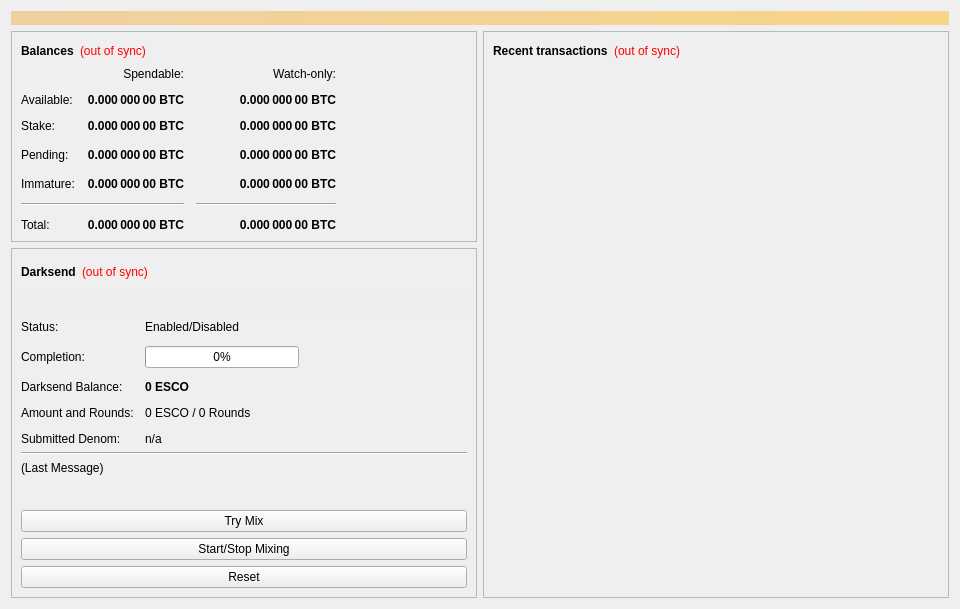
<?xml version="1.0" encoding="UTF-8"?>
<ui version="4.0">
 <class>OverviewPage</class>
 <widget class="QWidget" name="OverviewPage">
  <property name="geometry">
   <rect>
    <x>0</x>
    <y>0</y>
    <width>960</width>
    <height>594</height>
   </rect>
  </property>
  <property name="minimumSize">
   <size>
    <width>960</width>
    <height>0</height>
   </size>
  </property>
  <property name="windowTitle">
   <string>Form</string>
  </property>
  <layout class="QVBoxLayout" name="topLayout">
   <item>
    <widget class="QLabel" name="labelAlerts">
     <property name="visible">
      <bool>false</bool>
     </property>
     <property name="styleSheet">
      <string notr="true">background-color: qlineargradient(x1: 0, y1: 0, x2: 1, y2: 0, stop:0 #F0D0A0, stop:1 #F8D488); color:#000000;</string>
     </property>
     <property name="wordWrap">
      <bool>true</bool>
     </property>
     <property name="margin">
      <number>3</number>
     </property>
    </widget>
   </item>
   <item>
    <layout class="QHBoxLayout" name="horizontalLayout" stretch="1,1">
     <item>
      <layout class="QVBoxLayout" name="verticalLayout_2">
       <item>
        <widget class="QFrame" name="frame">
         <property name="frameShape">
          <enum>QFrame::StyledPanel</enum>
         </property>
         <property name="frameShadow">
          <enum>QFrame::Raised</enum>
         </property>
         <layout class="QVBoxLayout" name="verticalLayout_4">
          <item>
           <layout class="QHBoxLayout" name="horizontalLayout_4">
            <item>
             <widget class="QLabel" name="label_5">
              <property name="font">
               <font>
                <weight>75</weight>
                <bold>true</bold>
               </font>
              </property>
              <property name="text">
               <string>Balances</string>
              </property>
             </widget>
            </item>
            <item>
             <widget class="QLabel" name="labelWalletStatus">
              <property name="cursor">
               <cursorShape>WhatsThisCursor</cursorShape>
              </property>
              <property name="toolTip">
               <string>The displayed information may be out of date. Your wallet automatically synchronizes with the Escrow network after a connection is established, but this process has not completed yet.</string>
              </property>
              <property name="styleSheet">
               <string notr="true">QLabel { color: red; }</string>
              </property>
              <property name="text">
               <string notr="true">(out of sync)</string>
              </property>
              <property name="alignment">
               <set>Qt::AlignLeading|Qt::AlignLeft|Qt::AlignVCenter</set>
              </property>
             </widget>
            </item>
            <item>
             <spacer name="horizontalSpacer_3">
              <property name="orientation">
               <enum>Qt::Horizontal</enum>
              </property>
              <property name="sizeHint" stdset="0">
               <size>
                <width>40</width>
                <height>20</height>
               </size>
              </property>
             </spacer>
            </item>
           </layout>
          </item>
          <item>
           <layout class="QGridLayout" name="gridLayout">
            <property name="spacing">
             <number>12</number>
            </property>
            <item row="3" column="2">
             <widget class="QLabel" name="labelWatchPending">
              <property name="font">
               <font>
                <weight>75</weight>
                <bold>true</bold>
               </font>
              </property>
              <property name="cursor">
               <cursorShape>IBeamCursor</cursorShape>
              </property>
              <property name="toolTip">
               <string>Unconfirmed transactions to watch-only addresses</string>
              </property>
              <property name="text">
               <string notr="true">0.000 000 00 BTC</string>
              </property>
              <property name="alignment">
               <set>Qt::AlignRight|Qt::AlignTrailing|Qt::AlignVCenter</set>
              </property>
              <property name="textInteractionFlags">
               <set>Qt::LinksAccessibleByMouse|Qt::TextSelectableByKeyboard|Qt::TextSelectableByMouse</set>
              </property>
             </widget>
            </item>
            <item row="3" column="1">
             <widget class="QLabel" name="labelUnconfirmed">
              <property name="font">
               <font>
                <weight>75</weight>
                <bold>true</bold>
               </font>
              </property>
              <property name="cursor">
               <cursorShape>IBeamCursor</cursorShape>
              </property>
              <property name="toolTip">
               <string>Total of transactions that have yet to be confirmed, and do not yet count toward the spendable balance</string>
              </property>
              <property name="text">
               <string notr="true">0.000 000 00 BTC</string>
              </property>
              <property name="alignment">
               <set>Qt::AlignRight|Qt::AlignTrailing|Qt::AlignVCenter</set>
              </property>
              <property name="textInteractionFlags">
               <set>Qt::LinksAccessibleByMouse|Qt::TextSelectableByKeyboard|Qt::TextSelectableByMouse</set>
              </property>
             </widget>
            </item>
            <item row="4" column="2">
             <widget class="QLabel" name="labelWatchImmature">
              <property name="font">
               <font>
                <weight>75</weight>
                <bold>true</bold>
               </font>
              </property>
              <property name="cursor">
               <cursorShape>IBeamCursor</cursorShape>
              </property>
              <property name="toolTip">
               <string>Mined balance in watch-only addresses that has not yet matured</string>
              </property>
              <property name="text">
               <string notr="true">0.000 000 00 BTC</string>
              </property>
              <property name="alignment">
               <set>Qt::AlignRight|Qt::AlignTrailing|Qt::AlignVCenter</set>
              </property>
              <property name="textInteractionFlags">
               <set>Qt::LinksAccessibleByMouse|Qt::TextSelectableByKeyboard|Qt::TextSelectableByMouse</set>
              </property>
             </widget>
            </item>
            <item row="5" column="0" colspan="2">
             <widget class="Line" name="lineSpendableBalance">
              <property name="orientation">
               <enum>Qt::Horizontal</enum>
              </property>
             </widget>
            </item>
            <item row="5" column="2">
             <widget class="Line" name="lineWatchBalance">
              <property name="sizePolicy">
               <sizepolicy hsizetype="Preferred" vsizetype="Fixed">
                <horstretch>0</horstretch>
                <verstretch>0</verstretch>
               </sizepolicy>
              </property>
              <property name="minimumSize">
               <size>
                <width>140</width>
                <height>0</height>
               </size>
              </property>
              <property name="orientation">
               <enum>Qt::Horizontal</enum>
              </property>
             </widget>
            </item>
            <item row="6" column="0">
             <widget class="QLabel" name="labelTotalText">
              <property name="text">
               <string>Total:</string>
              </property>
             </widget>
            </item>
            <item row="4" column="1">
             <widget class="QLabel" name="labelImmature">
              <property name="font">
               <font>
                <weight>75</weight>
                <bold>true</bold>
               </font>
              </property>
              <property name="cursor">
               <cursorShape>IBeamCursor</cursorShape>
              </property>
              <property name="toolTip">
               <string>Mined balance that has not yet matured</string>
              </property>
              <property name="text">
               <string notr="true">0.000 000 00 BTC</string>
              </property>
              <property name="alignment">
               <set>Qt::AlignRight|Qt::AlignTrailing|Qt::AlignVCenter</set>
              </property>
              <property name="textInteractionFlags">
               <set>Qt::LinksAccessibleByMouse|Qt::TextSelectableByKeyboard|Qt::TextSelectableByMouse</set>
              </property>
             </widget>
            </item>
            <item row="3" column="3">
             <spacer name="horizontalSpacer_2">
              <property name="orientation">
               <enum>Qt::Horizontal</enum>
              </property>
              <property name="sizeHint" stdset="0">
               <size>
                <width>40</width>
                <height>20</height>
               </size>
              </property>
             </spacer>
            </item>
            <item row="4" column="0">
             <widget class="QLabel" name="labelImmatureText">
              <property name="text">
               <string>Immature:</string>
              </property>
             </widget>
            </item>
            <item row="6" column="1">
             <widget class="QLabel" name="labelTotal">
              <property name="font">
               <font>
                <weight>75</weight>
                <bold>true</bold>
               </font>
              </property>
              <property name="cursor">
               <cursorShape>IBeamCursor</cursorShape>
              </property>
              <property name="toolTip">
               <string>Your current total balance</string>
              </property>
              <property name="text">
               <string notr="true">0.000 000 00 BTC</string>
              </property>
              <property name="alignment">
               <set>Qt::AlignRight|Qt::AlignTrailing|Qt::AlignVCenter</set>
              </property>
              <property name="textInteractionFlags">
               <set>Qt::LinksAccessibleByMouse|Qt::TextSelectableByKeyboard|Qt::TextSelectableByMouse</set>
              </property>
             </widget>
            </item>
            <item row="6" column="2">
             <widget class="QLabel" name="labelWatchTotal">
              <property name="font">
               <font>
                <weight>75</weight>
                <bold>true</bold>
               </font>
              </property>
              <property name="cursor">
               <cursorShape>IBeamCursor</cursorShape>
              </property>
              <property name="toolTip">
               <string>Current total balance in watch-only addresses</string>
              </property>
              <property name="text">
               <string notr="true">0.000 000 00 BTC</string>
              </property>
              <property name="alignment">
               <set>Qt::AlignRight|Qt::AlignTrailing|Qt::AlignVCenter</set>
              </property>
              <property name="textInteractionFlags">
               <set>Qt::LinksAccessibleByMouse|Qt::TextSelectableByKeyboard|Qt::TextSelectableByMouse</set>
              </property>
             </widget>
            </item>
            <item row="0" column="2">
             <widget class="QLabel" name="labelWatchonly">
              <property name="text">
               <string>Watch-only:</string>
              </property>
              <property name="alignment">
               <set>Qt::AlignRight|Qt::AlignTrailing|Qt::AlignVCenter</set>
              </property>
             </widget>
            </item>
            <item row="1" column="0">
             <widget class="QLabel" name="labelBalanceText">
              <property name="text">
               <string>Available:</string>
              </property>
             </widget>
            </item>
            <item row="1" column="1">
             <widget class="QLabel" name="labelBalance">
              <property name="font">
               <font>
                <weight>75</weight>
                <bold>true</bold>
               </font>
              </property>
              <property name="cursor">
               <cursorShape>IBeamCursor</cursorShape>
              </property>
              <property name="toolTip">
               <string>Your current spendable balance</string>
              </property>
              <property name="text">
               <string notr="true">0.000 000 00 BTC</string>
              </property>
              <property name="alignment">
               <set>Qt::AlignRight|Qt::AlignTrailing|Qt::AlignVCenter</set>
              </property>
              <property name="textInteractionFlags">
               <set>Qt::LinksAccessibleByMouse|Qt::TextSelectableByKeyboard|Qt::TextSelectableByMouse</set>
              </property>
             </widget>
            </item>
            <item row="2" column="0">
             <widget class="QLabel" name="label_10">
              <property name="text">
               <string>Stake:</string>
              </property>
             </widget>
            </item>
            <item row="2" column="1">
             <widget class="QLabel" name="labelStake">
              <property name="font">
               <font>
                <weight>75</weight>
                <bold>true</bold>
               </font>
              </property>
              <property name="cursor">
               <cursorShape>IBeamCursor</cursorShape>
              </property>
              <property name="toolTip">
               <string>Total of coins that was staked, and do not yet count toward the current balance</string>
              </property>
              <property name="text">
               <string notr="true">0.000 000 00 BTC</string>
              </property>
              <property name="alignment">
               <set>Qt::AlignRight|Qt::AlignTrailing|Qt::AlignVCenter</set>
              </property>
              <property name="textInteractionFlags">
               <set>Qt::LinksAccessibleByMouse|Qt::TextSelectableByKeyboard|Qt::TextSelectableByMouse</set>
              </property>
             </widget>
            </item>
            <item row="2" column="2">
             <widget class="QLabel" name="labelWatchStake">
              <property name="font">
               <font>
                <weight>75</weight>
                <bold>true</bold>
               </font>
              </property>
              <property name="cursor">
               <cursorShape>IBeamCursor</cursorShape>
              </property>
              <property name="toolTip">
               <string>Total of coins that was staked in watch-only addresses, and do not yet count toward the current watch-only balance</string>
              </property>
              <property name="text">
               <string notr="true">0.000 000 00 BTC</string>
              </property>
              <property name="alignment">
               <set>Qt::AlignRight|Qt::AlignTrailing|Qt::AlignVCenter</set>
              </property>
              <property name="textInteractionFlags">
               <set>Qt::LinksAccessibleByMouse|Qt::TextSelectableByKeyboard|Qt::TextSelectableByMouse</set>
              </property>
             </widget>
            </item>
            <item row="1" column="2">
             <widget class="QLabel" name="labelWatchAvailable">
              <property name="font">
               <font>
                <weight>75</weight>
                <bold>true</bold>
               </font>
              </property>
              <property name="cursor">
               <cursorShape>IBeamCursor</cursorShape>
              </property>
              <property name="toolTip">
               <string>Your current balance in watch-only addresses</string>
              </property>
              <property name="text">
               <string notr="true">0.000 000 00 BTC</string>
              </property>
              <property name="alignment">
               <set>Qt::AlignRight|Qt::AlignTrailing|Qt::AlignVCenter</set>
              </property>
              <property name="textInteractionFlags">
               <set>Qt::LinksAccessibleByMouse|Qt::TextSelectableByKeyboard|Qt::TextSelectableByMouse</set>
              </property>
             </widget>
            </item>
            <item row="3" column="0">
             <widget class="QLabel" name="labelPendingText">
              <property name="text">
               <string>Pending:</string>
              </property>
             </widget>
            </item>
            <item row="0" column="1">
             <widget class="QLabel" name="labelSpendable">
              <property name="text">
               <string>Spendable:</string>
              </property>
              <property name="alignment">
               <set>Qt::AlignRight|Qt::AlignTrailing|Qt::AlignVCenter</set>
              </property>
             </widget>
            </item>
           </layout>
          </item>
         </layout>
        </widget>
       </item>
       <item>
        <widget class="QFrame" name="frameDarksend">
         <property name="sizePolicy">
          <sizepolicy hsizetype="Expanding" vsizetype="Expanding">
           <horstretch>0</horstretch>
           <verstretch>0</verstretch>
          </sizepolicy>
         </property>
         <property name="minimumSize">
          <size>
           <width>0</width>
           <height>350</height>
          </size>
         </property>
         <property name="layoutDirection">
          <enum>Qt::LeftToRight</enum>
         </property>
         <property name="frameShape">
          <enum>QFrame::StyledPanel</enum>
         </property>
         <property name="frameShadow">
          <enum>QFrame::Raised</enum>
         </property>
         <layout class="QVBoxLayout" name="verticalLayout_5">
          <item>
           <layout class="QHBoxLayout" name="horizontalLayout_5">
            <item>
             <widget class="QLabel" name="label_2">
              <property name="font">
               <font>
                <weight>75</weight>
                <bold>true</bold>
               </font>
              </property>
              <property name="text">
               <string>Darksend</string>
              </property>
             </widget>
            </item>
            <item>
             <widget class="QLabel" name="labelDarksendSyncStatus">
              <property name="toolTip">
               <string>The displayed information may be out of date. Your wallet automatically synchronizes with the Escrow network after a connection is established, but this process has not completed yet.</string>
              </property>
              <property name="styleSheet">
               <string notr="true">QLabel { color: red; }</string>
              </property>
              <property name="text">
               <string notr="true">(out of sync)</string>
              </property>
              <property name="alignment">
               <set>Qt::AlignLeading|Qt::AlignLeft|Qt::AlignVCenter</set>
              </property>
             </widget>
            </item>
            <item>
             <spacer name="horizontalSpacer_4">
              <property name="orientation">
               <enum>Qt::Horizontal</enum>
              </property>
              <property name="sizeHint" stdset="0">
               <size>
                <width>40</width>
                <height>20</height>
               </size>
              </property>
             </spacer>
            </item>
           </layout>
          </item>
          <item>
           <widget class="QPushButton" name="runAutoDenom">
            <property name="palette">
             <palette>
              <active>
               <colorrole role="WindowText">
                <brush brushstyle="SolidPattern">
                 <color alpha="255">
                  <red>0</red>
                  <green>0</green>
                  <blue>0</blue>
                 </color>
                </brush>
               </colorrole>
               <colorrole role="Button">
                <brush brushstyle="SolidPattern">
                 <color alpha="255">
                  <red>239</red>
                  <green>238</green>
                  <blue>238</blue>
                 </color>
                </brush>
               </colorrole>
               <colorrole role="Light">
                <brush brushstyle="SolidPattern">
                 <color alpha="255">
                  <red>255</red>
                  <green>255</green>
                  <blue>255</blue>
                 </color>
                </brush>
               </colorrole>
               <colorrole role="Midlight">
                <brush brushstyle="SolidPattern">
                 <color alpha="255">
                  <red>247</red>
                  <green>246</green>
                  <blue>246</blue>
                 </color>
                </brush>
               </colorrole>
               <colorrole role="Dark">
                <brush brushstyle="SolidPattern">
                 <color alpha="255">
                  <red>119</red>
                  <green>119</green>
                  <blue>119</blue>
                 </color>
                </brush>
               </colorrole>
               <colorrole role="Mid">
                <brush brushstyle="SolidPattern">
                 <color alpha="255">
                  <red>159</red>
                  <green>159</green>
                  <blue>159</blue>
                 </color>
                </brush>
               </colorrole>
               <colorrole role="Text">
                <brush brushstyle="SolidPattern">
                 <color alpha="255">
                  <red>0</red>
                  <green>0</green>
                  <blue>0</blue>
                 </color>
                </brush>
               </colorrole>
               <colorrole role="BrightText">
                <brush brushstyle="SolidPattern">
                 <color alpha="255">
                  <red>255</red>
                  <green>255</green>
                  <blue>255</blue>
                 </color>
                </brush>
               </colorrole>
               <colorrole role="ButtonText">
                <brush brushstyle="SolidPattern">
                 <color alpha="255">
                  <red>0</red>
                  <green>0</green>
                  <blue>0</blue>
                 </color>
                </brush>
               </colorrole>
               <colorrole role="Base">
                <brush brushstyle="SolidPattern">
                 <color alpha="255">
                  <red>255</red>
                  <green>255</green>
                  <blue>255</blue>
                 </color>
                </brush>
               </colorrole>
               <colorrole role="Window">
                <brush brushstyle="SolidPattern">
                 <color alpha="255">
                  <red>239</red>
                  <green>238</green>
                  <blue>238</blue>
                 </color>
                </brush>
               </colorrole>
               <colorrole role="Shadow">
                <brush brushstyle="SolidPattern">
                 <color alpha="255">
                  <red>0</red>
                  <green>0</green>
                  <blue>0</blue>
                 </color>
                </brush>
               </colorrole>
               <colorrole role="AlternateBase">
                <brush brushstyle="SolidPattern">
                 <color alpha="255">
                  <red>247</red>
                  <green>246</green>
                  <blue>246</blue>
                 </color>
                </brush>
               </colorrole>
               <colorrole role="ToolTipBase">
                <brush brushstyle="SolidPattern">
                 <color alpha="255">
                  <red>255</red>
                  <green>255</green>
                  <blue>220</blue>
                 </color>
                </brush>
               </colorrole>
               <colorrole role="ToolTipText">
                <brush brushstyle="SolidPattern">
                 <color alpha="255">
                  <red>0</red>
                  <green>0</green>
                  <blue>0</blue>
                 </color>
                </brush>
               </colorrole>
              </active>
              <inactive>
               <colorrole role="WindowText">
                <brush brushstyle="SolidPattern">
                 <color alpha="255">
                  <red>0</red>
                  <green>0</green>
                  <blue>0</blue>
                 </color>
                </brush>
               </colorrole>
               <colorrole role="Button">
                <brush brushstyle="SolidPattern">
                 <color alpha="255">
                  <red>239</red>
                  <green>238</green>
                  <blue>238</blue>
                 </color>
                </brush>
               </colorrole>
               <colorrole role="Light">
                <brush brushstyle="SolidPattern">
                 <color alpha="255">
                  <red>255</red>
                  <green>255</green>
                  <blue>255</blue>
                 </color>
                </brush>
               </colorrole>
               <colorrole role="Midlight">
                <brush brushstyle="SolidPattern">
                 <color alpha="255">
                  <red>247</red>
                  <green>246</green>
                  <blue>246</blue>
                 </color>
                </brush>
               </colorrole>
               <colorrole role="Dark">
                <brush brushstyle="SolidPattern">
                 <color alpha="255">
                  <red>119</red>
                  <green>119</green>
                  <blue>119</blue>
                 </color>
                </brush>
               </colorrole>
               <colorrole role="Mid">
                <brush brushstyle="SolidPattern">
                 <color alpha="255">
                  <red>159</red>
                  <green>159</green>
                  <blue>159</blue>
                 </color>
                </brush>
               </colorrole>
               <colorrole role="Text">
                <brush brushstyle="SolidPattern">
                 <color alpha="255">
                  <red>0</red>
                  <green>0</green>
                  <blue>0</blue>
                 </color>
                </brush>
               </colorrole>
               <colorrole role="BrightText">
                <brush brushstyle="SolidPattern">
                 <color alpha="255">
                  <red>255</red>
                  <green>255</green>
                  <blue>255</blue>
                 </color>
                </brush>
               </colorrole>
               <colorrole role="ButtonText">
                <brush brushstyle="SolidPattern">
                 <color alpha="255">
                  <red>0</red>
                  <green>0</green>
                  <blue>0</blue>
                 </color>
                </brush>
               </colorrole>
               <colorrole role="Base">
                <brush brushstyle="SolidPattern">
                 <color alpha="255">
                  <red>255</red>
                  <green>255</green>
                  <blue>255</blue>
                 </color>
                </brush>
               </colorrole>
               <colorrole role="Window">
                <brush brushstyle="SolidPattern">
                 <color alpha="255">
                  <red>239</red>
                  <green>238</green>
                  <blue>238</blue>
                 </color>
                </brush>
               </colorrole>
               <colorrole role="Shadow">
                <brush brushstyle="SolidPattern">
                 <color alpha="255">
                  <red>0</red>
                  <green>0</green>
                  <blue>0</blue>
                 </color>
                </brush>
               </colorrole>
               <colorrole role="AlternateBase">
                <brush brushstyle="SolidPattern">
                 <color alpha="255">
                  <red>247</red>
                  <green>246</green>
                  <blue>246</blue>
                 </color>
                </brush>
               </colorrole>
               <colorrole role="ToolTipBase">
                <brush brushstyle="SolidPattern">
                 <color alpha="255">
                  <red>255</red>
                  <green>255</green>
                  <blue>220</blue>
                 </color>
                </brush>
               </colorrole>
               <colorrole role="ToolTipText">
                <brush brushstyle="SolidPattern">
                 <color alpha="255">
                  <red>0</red>
                  <green>0</green>
                  <blue>0</blue>
                 </color>
                </brush>
               </colorrole>
              </inactive>
              <disabled>
               <colorrole role="WindowText">
                <brush brushstyle="SolidPattern">
                 <color alpha="255">
                  <red>119</red>
                  <green>119</green>
                  <blue>119</blue>
                 </color>
                </brush>
               </colorrole>
               <colorrole role="Button">
                <brush brushstyle="SolidPattern">
                 <color alpha="255">
                  <red>239</red>
                  <green>238</green>
                  <blue>238</blue>
                 </color>
                </brush>
               </colorrole>
               <colorrole role="Light">
                <brush brushstyle="SolidPattern">
                 <color alpha="255">
                  <red>255</red>
                  <green>255</green>
                  <blue>255</blue>
                 </color>
                </brush>
               </colorrole>
               <colorrole role="Midlight">
                <brush brushstyle="SolidPattern">
                 <color alpha="255">
                  <red>247</red>
                  <green>246</green>
                  <blue>246</blue>
                 </color>
                </brush>
               </colorrole>
               <colorrole role="Dark">
                <brush brushstyle="SolidPattern">
                 <color alpha="255">
                  <red>119</red>
                  <green>119</green>
                  <blue>119</blue>
                 </color>
                </brush>
               </colorrole>
               <colorrole role="Mid">
                <brush brushstyle="SolidPattern">
                 <color alpha="255">
                  <red>159</red>
                  <green>159</green>
                  <blue>159</blue>
                 </color>
                </brush>
               </colorrole>
               <colorrole role="Text">
                <brush brushstyle="SolidPattern">
                 <color alpha="255">
                  <red>119</red>
                  <green>119</green>
                  <blue>119</blue>
                 </color>
                </brush>
               </colorrole>
               <colorrole role="BrightText">
                <brush brushstyle="SolidPattern">
                 <color alpha="255">
                  <red>255</red>
                  <green>255</green>
                  <blue>255</blue>
                 </color>
                </brush>
               </colorrole>
               <colorrole role="ButtonText">
                <brush brushstyle="SolidPattern">
                 <color alpha="255">
                  <red>119</red>
                  <green>119</green>
                  <blue>119</blue>
                 </color>
                </brush>
               </colorrole>
               <colorrole role="Base">
                <brush brushstyle="SolidPattern">
                 <color alpha="255">
                  <red>239</red>
                  <green>238</green>
                  <blue>238</blue>
                 </color>
                </brush>
               </colorrole>
               <colorrole role="Window">
                <brush brushstyle="SolidPattern">
                 <color alpha="255">
                  <red>239</red>
                  <green>238</green>
                  <blue>238</blue>
                 </color>
                </brush>
               </colorrole>
               <colorrole role="Shadow">
                <brush brushstyle="SolidPattern">
                 <color alpha="255">
                  <red>0</red>
                  <green>0</green>
                  <blue>0</blue>
                 </color>
                </brush>
               </colorrole>
               <colorrole role="AlternateBase">
                <brush brushstyle="SolidPattern">
                 <color alpha="255">
                  <red>239</red>
                  <green>238</green>
                  <blue>238</blue>
                 </color>
                </brush>
               </colorrole>
               <colorrole role="ToolTipBase">
                <brush brushstyle="SolidPattern">
                 <color alpha="255">
                  <red>255</red>
                  <green>255</green>
                  <blue>220</blue>
                 </color>
                </brush>
               </colorrole>
               <colorrole role="ToolTipText">
                <brush brushstyle="SolidPattern">
                 <color alpha="255">
                  <red>0</red>
                  <green>0</green>
                  <blue>0</blue>
                 </color>
                </brush>
               </colorrole>
              </disabled>
             </palette>
            </property>
            <property name="focusPolicy">
             <enum>Qt::NoFocus</enum>
            </property>
            <property name="autoFillBackground">
             <bool>true</bool>
            </property>
            <property name="text">
             <string/>
            </property>
            <property name="flat">
             <bool>true</bool>
            </property>
           </widget>
          </item>
          <item>
           <layout class="QFormLayout" name="formLayout">
            <property name="fieldGrowthPolicy">
             <enum>QFormLayout::AllNonFixedFieldsGrow</enum>
            </property>
            <property name="horizontalSpacing">
             <number>11</number>
            </property>
            <property name="verticalSpacing">
             <number>12</number>
            </property>
            <item row="0" column="0">
             <widget class="QLabel" name="label_6">
              <property name="text">
               <string>Status:</string>
              </property>
             </widget>
            </item>
            <item row="1" column="0">
             <widget class="QLabel" name="label_7">
              <property name="text">
               <string>Completion:</string>
              </property>
             </widget>
            </item>
            <item row="1" column="1">
             <widget class="QProgressBar" name="darksendProgress">
              <property name="maximumSize">
               <size>
                <width>154</width>
                <height>16777215</height>
               </size>
              </property>
              <property name="value">
               <number>0</number>
              </property>
             </widget>
            </item>
            <item row="3" column="0">
             <widget class="QLabel" name="labelAnonymizedText">
              <property name="text">
               <string>Darksend Balance:</string>
              </property>
             </widget>
            </item>
            <item row="3" column="1">
             <widget class="QLabel" name="labelAnonymized">
              <property name="font">
               <font>
                <weight>75</weight>
                <bold>true</bold>
               </font>
              </property>
              <property name="text">
               <string notr="true">0 ESCO</string>
              </property>
             </widget>
            </item>
            <item row="4" column="0">
             <widget class="QLabel" name="label_8">
              <property name="text">
               <string>Amount and Rounds:</string>
              </property>
             </widget>
            </item>
            <item row="4" column="1">
             <widget class="QLabel" name="labelAmountRounds">
              <property name="text">
               <string>0 ESCO / 0 Rounds</string>
              </property>
             </widget>
            </item>
            <item row="5" column="0">
             <widget class="QLabel" name="label_9">
              <property name="text">
               <string>Submitted Denom:</string>
              </property>
             </widget>
            </item>
            <item row="5" column="1">
             <widget class="QLabel" name="labelSubmittedDenom">
              <property name="toolTip">
               <string>The denominations you submitted to the Masternode.&lt;br&gt;To mix, other users must submit the exact same denominations.</string>
              </property>
              <property name="text">
               <string>n/a</string>
              </property>
             </widget>
            </item>
            <item row="0" column="1">
             <widget class="QLabel" name="darksendEnabled">
              <property name="text">
               <string>Enabled/Disabled</string>
              </property>
             </widget>
            </item>
           </layout>
          </item>
          <item>
           <widget class="Line" name="lineLastMessage">
            <property name="orientation">
             <enum>Qt::Horizontal</enum>
            </property>
           </widget>
          </item>
          <item>
           <widget class="QLabel" name="darksendStatus">
            <property name="minimumSize">
             <size>
              <width>288</width>
              <height>43</height>
             </size>
            </property>
            <property name="text">
             <string>(Last Message)</string>
            </property>
            <property name="alignment">
             <set>Qt::AlignLeading|Qt::AlignLeft|Qt::AlignTop</set>
            </property>
            <property name="wordWrap">
             <bool>true</bool>
            </property>
           </widget>
          </item>
          <item>
           <widget class="QPushButton" name="darksendAuto">
            <property name="sizePolicy">
             <sizepolicy hsizetype="MinimumExpanding" vsizetype="Fixed">
              <horstretch>0</horstretch>
              <verstretch>0</verstretch>
             </sizepolicy>
            </property>
            <property name="toolTip">
             <string>Try to manually submit a Darksend request.</string>
            </property>
            <property name="text">
             <string>Try Mix</string>
            </property>
           </widget>
          </item>
          <item>
           <widget class="QPushButton" name="toggleDarksend">
            <property name="sizePolicy">
             <sizepolicy hsizetype="MinimumExpanding" vsizetype="Fixed">
              <horstretch>0</horstretch>
              <verstretch>0</verstretch>
             </sizepolicy>
            </property>
            <property name="text">
             <string>Start/Stop Mixing</string>
            </property>
           </widget>
          </item>
          <item>
           <widget class="QPushButton" name="darksendReset">
            <property name="sizePolicy">
             <sizepolicy hsizetype="MinimumExpanding" vsizetype="Fixed">
              <horstretch>0</horstretch>
              <verstretch>0</verstretch>
             </sizepolicy>
            </property>
            <property name="toolTip">
             <string>Reset the current status of Darksend (can interrupt Darksend if it's in the process of Mixing, which can cost you money!)</string>
            </property>
            <property name="autoFillBackground">
             <bool>false</bool>
            </property>
            <property name="text">
             <string>Reset</string>
            </property>
           </widget>
          </item>
         </layout>
        </widget>
       </item>
       <item>
        <spacer name="verticalSpacer">
         <property name="orientation">
          <enum>Qt::Vertical</enum>
         </property>
         <property name="sizeHint" stdset="0">
          <size>
           <width>20</width>
           <height>40</height>
          </size>
         </property>
        </spacer>
       </item>
      </layout>
     </item>
     <item>
      <layout class="QVBoxLayout" name="verticalLayout_3">
       <item>
        <widget class="QFrame" name="frame_2">
         <property name="frameShape">
          <enum>QFrame::StyledPanel</enum>
         </property>
         <property name="frameShadow">
          <enum>QFrame::Raised</enum>
         </property>
         <layout class="QVBoxLayout" name="verticalLayout">
          <item>
           <layout class="QHBoxLayout" name="horizontalLayout_2">
            <item>
             <widget class="QLabel" name="label_4">
              <property name="font">
               <font>
                <weight>75</weight>
                <bold>true</bold>
               </font>
              </property>
              <property name="text">
               <string>Recent transactions</string>
              </property>
             </widget>
            </item>
            <item>
             <widget class="QLabel" name="labelTransactionsStatus">
              <property name="cursor">
               <cursorShape>WhatsThisCursor</cursorShape>
              </property>
              <property name="toolTip">
               <string>The displayed information may be out of date. Your wallet automatically synchronizes with the Escrow network after a connection is established, but this process has not completed yet.</string>
              </property>
              <property name="styleSheet">
               <string notr="true">QLabel { color: red; }</string>
              </property>
              <property name="text">
               <string notr="true">(out of sync)</string>
              </property>
              <property name="alignment">
               <set>Qt::AlignRight|Qt::AlignTrailing|Qt::AlignVCenter</set>
              </property>
             </widget>
            </item>
            <item>
             <spacer name="horizontalSpacer">
              <property name="orientation">
               <enum>Qt::Horizontal</enum>
              </property>
              <property name="sizeHint" stdset="0">
               <size>
                <width>40</width>
                <height>20</height>
               </size>
              </property>
             </spacer>
            </item>
           </layout>
          </item>
          <item>
           <widget class="QListView" name="listTransactions">
            <property name="styleSheet">
             <string notr="true">QListView { background: transparent; }</string>
            </property>
            <property name="frameShape">
             <enum>QFrame::NoFrame</enum>
            </property>
            <property name="verticalScrollBarPolicy">
             <enum>Qt::ScrollBarAlwaysOff</enum>
            </property>
            <property name="horizontalScrollBarPolicy">
             <enum>Qt::ScrollBarAlwaysOff</enum>
            </property>
            <property name="selectionMode">
             <enum>QAbstractItemView::NoSelection</enum>
            </property>
           </widget>
          </item>
         </layout>
        </widget>
       </item>
      </layout>
     </item>
    </layout>
   </item>
  </layout>
 </widget>
 <resources/>
 <connections/>
</ui>
